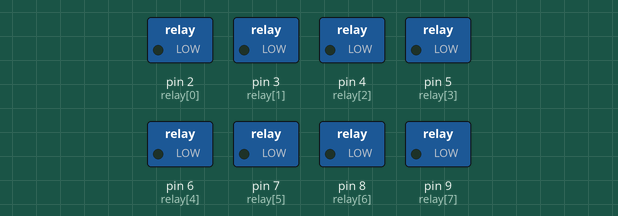
The sketch below on a simulated Arduino Uno, built with avr-gcc and run on an emulated ATmega328P. On the bench: switched loads named in the sketch (green lamp = pin HIGH).

Above: at 1.3 s.
At 4.3 s:
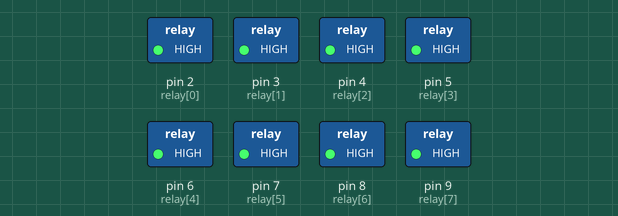
Timing chart, 0 to 5.4 s (numbered marks = the images above):
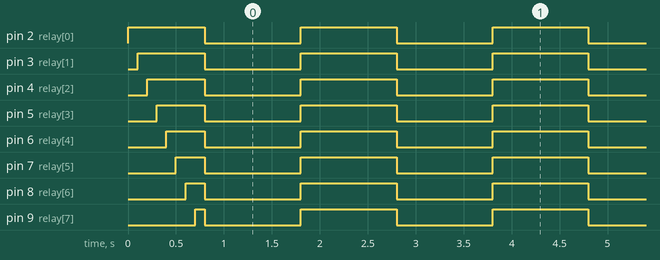

The sketch:

electrotactile_array.ino
```cpp
#define NUM_PIXELS 8
byte relay[NUM_PIXELS] = {2,3,4,5,6,7,8,9};

void setup() {

//  Serial.begin(9600);

  // put your setup code here, to run once:
  for(int i = 0; i < NUM_PIXELS; i++) {
    pinMode(relay[i], OUTPUT);
  }

  for(int i = 0; i < NUM_PIXELS; i++) {
    digitalWrite(relay[i], HIGH);
    delay(100);
  }
}

void loop() {
//  Serial.println("on...");
  // put your main code here, to run repeatedly:
  for(int i = 0; i < NUM_PIXELS; i++) {
    digitalWrite(relay[i], LOW);
//    delay(100);
  }
  delay(1000);

//  Serial.println("off...");
  for(int i = 0; i < NUM_PIXELS; i++) {
    digitalWrite(relay[i], HIGH);
//    delay(100);
  }
  delay(1000);
}
```

Measured:
- by itself, pin 2 (relay[0]), pin 3 (relay[1]), pin 4 (relay[2]), pin 5 (relay[3]), pin 6 (relay[4]), pin 7 (relay[5]), pin 8 (relay[6]), pin 9 (relay[7]): alternates HIGH for 1.0 s and LOW for 1.0 s
